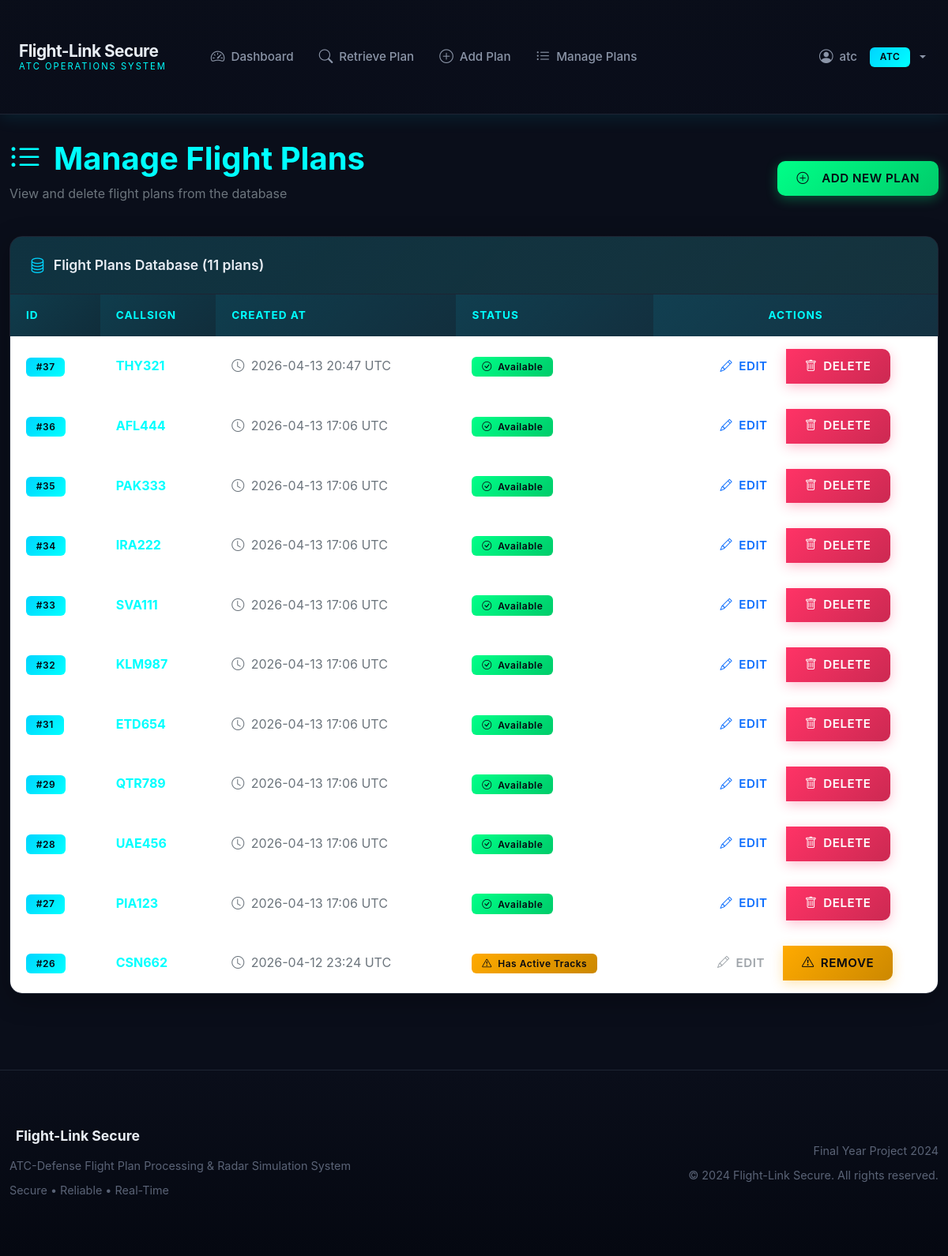
Screenshot of /atc/manage-flight-plans (signed in) with the database file from the repository.
### app/models/__init__.py (models this page shows, shortened)
class User(db.Model):
    __tablename__ = 'users'
    id = db.Column(db.Integer, primary_key=True)
    username = db.Column(db.String(80), unique=True, nullable=False)
    password_hash = db.Column(db.String(256), nullable=False)
    role = db.Column(db.String(20), nullable=False)  # admin, atc, defense
    last_login_ip = db.Column(db.String(45), nullable=True)
    last_login_time = db.Column(db.DateTime, nullable=True)
    is_active = db.Column(db.Boolean, default=True)
    created_at = db.Column(db.DateTime, default=datetime.utcnow)
    @property
    def is_authenticated(self):
        return True
    def is_admin(self):
        return self.role == 'admin'
    def is_atc(self):
        return self.role == 'atc'

class FlightPlan(db.Model):
    __tablename__ = 'flight_plans'
    id = db.Column(db.Integer, primary_key=True)
    callsign = db.Column(db.String(20), unique=True, nullable=False, index=True)
    raw_flight_plan = db.Column(db.Text, nullable=False)
    created_at = db.Column(db.DateTime, default=datetime.utcnow)
    track_data = db.relationship('TrackData', backref='flight_plan', lazy=True, cascade='all, delete-orphan')

### app/routes/atc.py (the view)
@bp.route('/atc/manage-flight-plans')
@login_required
@atc_required
def atc_manage_flight_plans():
    ctx = atc_service.get_manage_flight_plans_context()
    return render_template('atc/manage_flight_plans.html', **ctx)

### app/services/atc_service.py (called while the page is built)
def get_manage_flight_plans_context():
    flight_plans = FlightPlan.query.order_by(FlightPlan.created_at.desc()).all()
    plans_with_tracks = {}
    for plan in flight_plans:
        active_tracks = TrackData.query.filter_by(
            flight_plan_id=plan.id,
            status='active'
        ).count()
        plans_with_tracks[plan.id] = active_tracks > 0
    return {'flight_plans': flight_plans, 'plans_with_tracks': plans_with_tracks}

### templates/atc/manage_flight_plans.html (shortened to what this page needs)
{% extends "base.html" %}
{% block content %}
<div class="container-fluid">
    <div class="row mb-4">
        <div class="col-12">
            <div class="d-flex justify-content-between align-items-center">
                <div>
                    <h1 class="text-radar-cyan fw-bold">
                        <i class="bi bi-list-ul me-3"></i>Manage Flight Plans
                    </h1>
                    <p class="text-secondary">View and delete flight plans from the database</p>
                </div>
                <a href="{{ url_for('atc.atc_add_flight_plan') }}" class="btn btn-success">
                    <i class="bi bi-plus-circle me-2"></i>
                    Add New Plan
                </a>
            </div>
        </div>
    </div>
    {% if flight_plans %}
    <div class="row">
        <div class="col-12">
            <div class="card">
                <div class="card-header">
                    <i class="bi bi-database"></i>
                    Flight Plans Database ({{ flight_plans|length }} plans)
                </div>
                <div class="card-body p-0">
                    <div class="table-responsive">
                        <table class="table table-hover mb-0">
                            <thead>
                                <tr>
                                    <th>ID</th>
                                    <th>Callsign</th>
                                    <th>Created At</th>
                                    <th>Status</th>
                                    <th class="text-center">Actions</th>
                                </tr>
                            </thead>
                            <tbody>
                                {% for plan in flight_plans %}
                                <tr style="cursor: pointer;" onclick="openViewModal({{ plan.id }})" title="Click to view flight plan details">
                                    <td>
                                        <span class="badge badge-primary">#{{ plan.id }}</span>
                                    </td>
                                    <td>
                                        <strong class="text-radar-cyan">{{ plan.callsign }}</strong>
                                    </td>
                                    <td class="text-secondary">
                                        <i class="bi bi-clock me-1"></i>
                                        {{ plan.created_at.strftime('%Y-%m-%d %H:%M UTC') }}
                                    </td>
                                    <td>
                                        {% if plans_with_tracks.get(plan.id) %}
                                            <span class="badge badge-warning">
                                                <i class="bi bi-exclamation-triangle me-1"></i>
                                                Has Active Tracks
                                            </span>
                                        {% else %}
                                            <span class="badge badge-success">
                                                <i class="bi bi-check-circle me-1"></i>
                                                Available
                                            </span>
                                        {% endif %}
                                    </td>
                                    <td class="text-center" onclick="event.stopPropagation()">
                                        <div class="btn-group btn-group-sm" role="group">
                                            {% if plans_with_tracks.get(plan.id) %}
                                            <button type="button"
                                                    class="btn btn-outline-secondary"
                                                    disabled
                                                    title="Deactivate active tracks before editing the plan text">
                                                <i class="bi bi-pencil"></i>
                                                Edit
                                            </button>
                                            {% else %}
                                            <a href="{{ url_for('atc.atc_edit_flight_plan', plan_id=plan.id) }}"
                                               class="btn btn-outline-primary"
                                               title="Edit stored ICAO flight plan">
                                                <i class="bi bi-pencil"></i>
                                                Edit
                                            </a>
                                            {% endif %}
                                            {% if not plans_with_tracks.get(plan.id) %}
                                            <button type="button"
                                                    class="btn btn-danger"
                                                    data-bs-toggle="modal"
                                                    data-bs-target="#deleteModal{{ plan.id }}">
                                                <i class="bi bi-trash"></i>
                                                Delete
                                            </button>
                                            {% else %}
                                            <button type="button"
                                                    class="btn btn-warning"
                                                    data-bs-toggle="modal"
                                                    data-bs-target="#deleteModal{{ plan.id }}"
                                                    title="Has active tracks - termination required">
                                                <i class="bi bi-exclamation-triangle"></i>
                                                Remove
                                            </button>
                                            {% endif %}
                                        </div>
                                    </td>
                                </tr>
                                {% endfor %}
                            </tbody>
                        </table>
                    </div>
                </div>
            </div>
        </div>
    </div>
    {% endif %}
</div>
{% endblock %}

### templates/base.html (shortened to what this page needs)
<!DOCTYPE html>
<html lang="en">
<head>
    <link href="https://cdn.jsdelivr.net/npm/bootstrap@5.3.0/dist/css/bootstrap.min.css" rel="stylesheet">
    <link rel="stylesheet" href="https://cdn.jsdelivr.net/npm/bootstrap-icons@1.10.0/font/bootstrap-icons.css">
</head>
<body>
    {% if current_user.is_authenticated %}
    <nav class="navbar navbar-expand-lg navbar-dark">
        <div class="container-fluid">
            <a class="navbar-brand" href="{{ url_for('auth.index') }}">
                <div class="brand-text">
                    <span class="main-title">Flight-Link Secure</span>
                    <span class="sub-title">ATC Operations System</span>
                </div>
            </a>
            <div class="collapse navbar-collapse" id="navbarNav">
                <ul class="navbar-nav me-auto ms-4">
                    {% if current_user.is_admin() %}
                    <li class="nav-item">
                        <a class="nav-link" href="{{ url_for('admin.admin_dashboard') }}">
                            <i class="bi bi-speedometer2"></i> Dashboard
                        </a>
                    </li>
                    <li class="nav-item">
                        <a class="nav-link" href="{{ url_for('admin.admin_users') }}">
                            <i class="bi bi-people"></i> Users
                        </a>
                    </li>
                    <li class="nav-item">
                        <a class="nav-link" href="{{ url_for('admin.admin_flight_plans') }}">
                            <i class="bi bi-file-earmark-text"></i> Flight Plans
                        </a>
                    </li>
                    <li class="nav-item">
                        <a class="nav-link" href="{{ url_for('admin.admin_track_data') }}">
                            <i class="bi bi-geo-alt-fill"></i> Track Data
                        </a>
                    </li>
                    <li class="nav-item">
                        <a class="nav-link" href="{{ url_for('admin.admin_logs') }}">
                            <i class="bi bi-journal-text"></i> System Logs
                        </a>
                    </li>
                    {% elif current_user.is_atc() %}
                    <li class="nav-item">
                        <a class="nav-link" href="{{ url_for('atc.atc_dashboard') }}">
                            <i class="bi bi-speedometer2"></i> Dashboard
                        </a>
                    </li>
                    <li class="nav-item">
                        <a class="nav-link" href="{{ url_for('atc.atc_flight_plan') }}">
                            <i class="bi bi-search"></i> Retrieve Plan
                        </a>
                    </li>
                    <li class="nav-item">
                        <a class="nav-link" href="{{ url_for('atc.atc_add_flight_plan') }}">
                            <i class="bi bi-plus-circle"></i> Add Plan
                        </a>
                    </li>
                    <li class="nav-item">
                        <a class="nav-link" href="{{ url_for('atc.atc_manage_flight_plans') }}">
                            <i class="bi bi-list-ul"></i> Manage Plans
                        </a>
                    </li>
                    {% endif %}
                </ul>
                <ul class="navbar-nav">
                    <li class="nav-item dropdown">
                        <a class="nav-link dropdown-toggle" href="#" id="userDropdown" role="button" data-bs-toggle="dropdown">
                            <i class="bi bi-person-circle"></i> {{ current_user.username }}
                            <span class="badge badge-role-{{ current_user.role }} ms-2">{{ current_user.role.upper() }}</span>
                        </a>
                    </li>
                </ul>
            </div>
        </div>
    </nav>
    {% endif %}
    <main>
        {% block content %}{% endblock %}
    </main>
    {% if current_user.is_authenticated %}
    <footer class="footer">
        <div class="container-fluid">
            <div class="row align-items-center">
                <div class="col-md-6">
                    <h5> Flight-Link Secure</h5>
                    <p>ATC-Defense Flight Plan Processing & Radar Simulation System</p>
                    <p class="mb-0">Secure • Reliable • Real-Time</p>
                </div>
                <div class="col-md-6 text-md-end">
                    <p>Final Year Project 2024</p>
                    <p class="mb-0">&copy; 2024 Flight-Link Secure. All rights reserved.</p>
                </div>
            </div>
        </div>
    </footer>
    {% endif %}
</body>
</html>

### rows the page displays
User: username "atc", role "ATC"
FlightPlan: id "37", callsign "THY321", created_at "2026-04-13 20:47 UTC", shows "Available"
FlightPlan: id "36", callsign "AFL444", created_at "2026-04-13 17:06 UTC", shows "Available"
FlightPlan: id "35", callsign "PAK333", created_at "2026-04-13 17:06 UTC", shows "Available"
FlightPlan: id "34", callsign "IRA222", created_at "2026-04-13 17:06 UTC", shows "Available"
FlightPlan: id "33", callsign "SVA111", created_at "2026-04-13 17:06 UTC", shows "Available"
FlightPlan: id "32", callsign "KLM987", created_at "2026-04-13 17:06 UTC", shows "Available"
FlightPlan: id "31", callsign "ETD654", created_at "2026-04-13 17:06 UTC", shows "Available"
FlightPlan: id "29", callsign "QTR789", created_at "2026-04-13 17:06 UTC", shows "Available"
FlightPlan: id "28", callsign "UAE456", created_at "2026-04-13 17:06 UTC", shows "Available"
FlightPlan: id "27", callsign "PIA123", created_at "2026-04-13 17:06 UTC", shows "Available"
FlightPlan: id "26", callsign "CSN662", created_at "2026-04-12 23:24 UTC", shows "Has Active Tracks", shows "EDIT"

### other values shown
{{ flight_plans|length }} "11"
